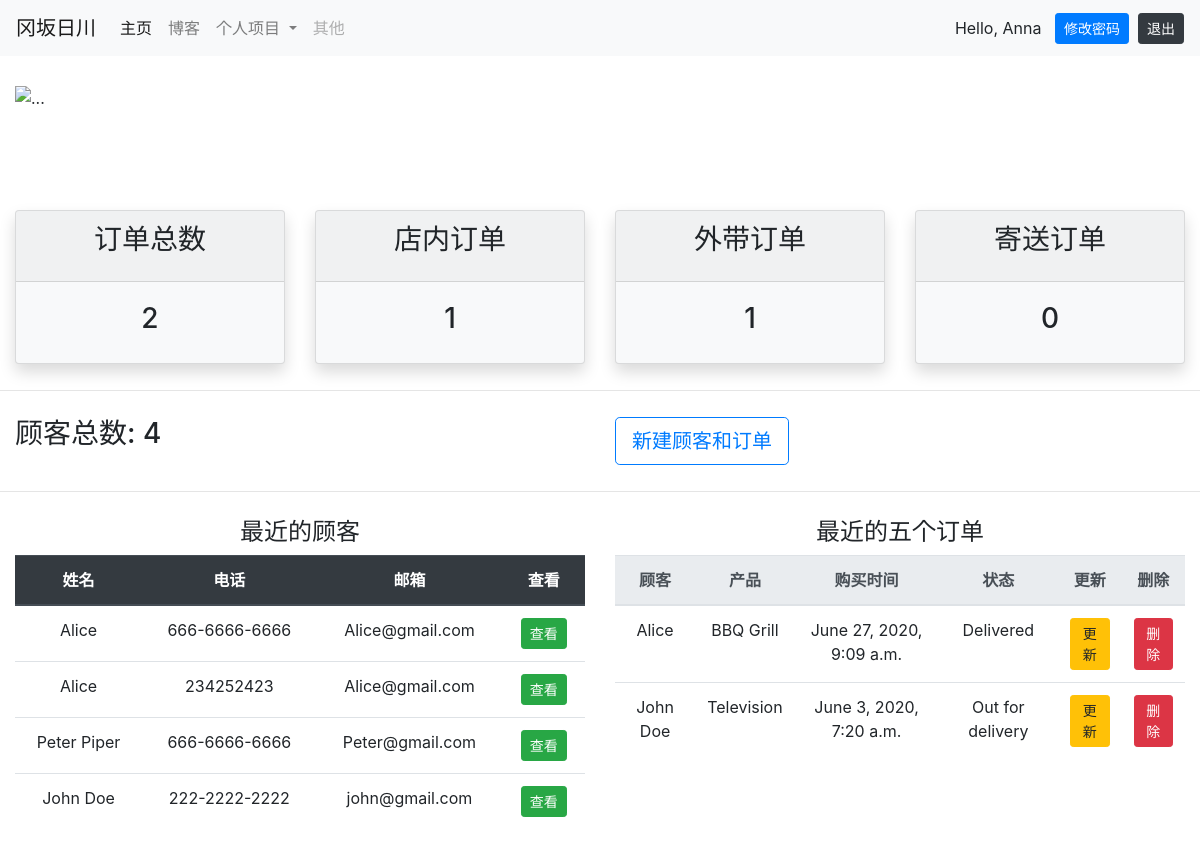
Page / (signed in) on the committed database.
### yuapp/models.py (models this page shows)
class Customer(models.Model):
    name = models.CharField(max_length=30)
    phone = models.CharField(max_length=30)
    email = models.EmailField()
    time_created = models.DateTimeField(auto_now_add=True)
    def __str__(self):
        return self.name

class Order(models.Model):
    STATUS = (
        ('Pending', 'Pending'),
        ('Out for delivery', 'Out for delivery'),
        ('Delivered', 'Delivered')
    )
    customer = models.ForeignKey(Customer, on_delete=models.CASCADE, related_name='c_order')
    product = models.ForeignKey(Product, on_delete=models.CASCADE, related_name='p_order')
    time_created = models.DateTimeField(auto_now_add=True)
    status = models.CharField(max_length=30, choices=STATUS)

class Product(models.Model):
    CATEGORY = (
        ('Indoor', 'Indoor'),
        ('Out door', 'Out door')
    )
    name = models.CharField(max_length=30)
    price = models.CharField(max_length=30)
    category = models.CharField(max_length=30, choices=CATEGORY)
    description = models.TextField(blank=True, null=True)
    time_created = models.DateTimeField(auto_now_add=True)
    def __str__(self):
        return self.name

### yuapp/views.py (the view)
# urls.py: path('', views.homepage, name='homepage'),
@login_required(login_url='login')
def homepage(request):
    customer = Customer.objects.all()
    c_count = customer.count()
    order = Order.objects.all()
    o_count = order.count()
    order_p_count = Order.objects.filter(status='Pending').count()
    order_d_count = Order.objects.filter(status='Delivered').count()
    order_o_count = Order.objects.filter(status='Out for delivery').count()
    c = 0
    last_five = []
    for i in reversed(order):
        if c < 5:
            last_five.append(i)
            c += 1
        else:
            break
    if request.is_ajax and request.POST.get('order_del'):
        del_order_id = request.POST.get('order_del')
        del_order = Order.objects.get(id=del_order_id)
        del_order.delete()
    context = {
        'customer': customer,
        'c_count': c_count,
        'o_count': o_count,
        'order_p_count': order_p_count,
        'order_o_count': order_o_count,
        'order_d_count': order_d_count,
        'last_five': last_five
    }
    return render(request, 'yuapp/home.html', context)

### yuapp/templates/yuapp/home.html (shortened to what this page needs)
{% extends 'yuapp/index.html' %}
{% block content %}
    <div style="height: 30px;"></div>
    <div class="container-fluid">
         <div id="carouselExampleIndicators" class="carousel slide" data-ride="carousel">
  <ol class="carousel-indicators">
    <li data-target="#carouselExampleIndicators" data-slide-to="0" class="active"></li>
    <li data-target="#carouselExampleIndicators" data-slide-to="1"></li>
    <li data-target="#carouselExampleIndicators" data-slide-to="2"></li>
  </ol>
  <div class="carousel-inner">
    <div class="carousel-item active">
      <img src="https://www.scau.edu.cn/_upload/article/images/4f/13/f06c432b49f19ea79a46c0bfae15/3088a158-3b9c-4a6c-9742-88c10d900565.jpg" class="d-block w-100" alt="...">
    </div>
  </div>
  <a class="carousel-control-prev" href="#carouselExampleIndicators" role="button" data-slide="prev">
    <span class="carousel-control-prev-icon" aria-hidden="true"></span>
  </a>
  <a class="carousel-control-next" href="#carouselExampleIndicators" role="button" data-slide="next">
    <span class="carousel-control-next-icon" aria-hidden="true"></span>
  </a>
</div>
        <div style="height: 100px;"></div>
        <div class="row">
            <div class="col-md-3">
                <div class="card bg-light shadow text-center">
                    <div class="card-header">
                        <h3 class="card-title">订单总数</h3>
                    </div>
                    <div class="card-body">
                        <h3>{{ o_count }}</h3>
                    </div>
                </div>
            </div>
            <div class="col-md-3">
                <div class="card bg-light shadow text-center">
                    <div class="card-header">
                        <h3 class="card-title">店内订单</h3>
                    </div>
                    <div class="card-body">
                        <h3>{{ order_d_count }}</h3>
                    </div>
                </div>
            </div>
            <div class="col-md-3">
                <div class="card bg-light shadow text-center">
                    <div class="card-header">
                        <h3 class="card-title">外带订单</h3>
                    </div>
                    <div class="card-body">
                        <h3>{{ order_o_count }}</h3>
                    </div>
                </div>
            </div>
            <div class="col-md-3">
                <div class="card bg-light shadow text-center">
                    <div class="card-header">
                        <h3 class="card-title">寄送订单</h3>
                    </div>
                    <div class="card-body">
                        <h3>{{ order_p_count }}</h3>
                    </div>
                </div>
            </div>
        </div>
    </div>
    <div style="height: 10px;"></div>
    <hr>
    <div style="height: 10px;"></div>
    <div class="container-fluid">
        <div class="row">
            <div class="col-md-6">
                <h3>顾客总数: {{ c_count }}</h3>
            </div>
            <div class="col-md-6">
                <a href="{% url 'create' %}" class="btn btn-lg btn-outline-primary">新建顾客和订单</a>
            </div>
        </div>
    </div>
    <div style="height: 10px;"></div>
    <hr>
    <div style="height: 10px;"></div>
    <div class="container-fluid">
        <div class="row">
            <div class="col-md-6 text-center">
                <h4>最近的顾客</h4>
                <table class="table">
                    <thead class="thead-dark">
                        <tr>
                            <th scope="col">姓名</th>
                            <th scope="col">电话</th>
                            <th scope="col">邮箱</th>
                            <th scope="col">查看</th>
                        </tr>
                    </thead>
                    <tbody>
                        {% for i in customer reversed %}
                            <tr>
                                <td>{{ i.name }}</td>
                                <td>{{ i.phone }}</td>
                                <td>{{ i.email }}</td>
                                <td>
                                    <a href="" class="btn btn-sm btn-success">查看</a>
                                </td>
                            </tr>
                        {% endfor %}
                    </tbody>
                </table>
            </div>
            <div class="col-md-6 text-center">
                <h4>最近的五个订单</h4>
                <table class="table">
                    <thead class="thead-light">
                        <tr>
                            <th scope="col">顾客</th>
                            <th scope="col">产品</th>
                            <th scope="col">购买时间</th>
                            <th scope="col">状态</th>
                            <th scope="col">更新</th>
                            <th scope="col">删除</th>
                        </tr>
                    </thead>
                    <tbody>
                        {% for j in last_five %}
                            <tr>
                                <td>{{ j.customer }}</td>
                                <td>{{ j.product }}</td>
                                <td>{{ j.time_created }}</td>
                                <td>{{ j.status }}</td>
                                <td>
                                    <a href="{% url 'updateorder' j.id %}" class="btn btn-sm btn-warning">更新</a>
                                </td>
                                <td>
                                    <button type="button" id="{{ j.id }}-del" class="btn btn-sm btn-danger">删除</button>
                                </td>
                            </tr>
                        {% endfor %}
                    </tbody>
                </table>
            </div>
        </div>
    </div>
{% endblock %}

### yuapp/templates/yuapp/index.html (shortened to what this page needs)
{% load static %}
<!doctype html>
<html lang="en">
<head>
    <link rel="stylesheet" href="https://stackpath.bootstrapcdn.com/bootstrap/4.5.0/css/bootstrap.min.css">
</head>
<body>
    {% include 'yuapp/navbar.html' %}
    {% block content %}
    {% endblock %}
</body>
</html>

### yuapp/templates/yuapp/navbar.html (shortened to what this page needs)
<nav class="navbar navbar-expand-lg navbar-light bg-light">
  <a class="navbar-brand" href="#">冈坂日川</a>
  <div class="collapse navbar-collapse" id="navbarSupportedContent">
    <ul class="navbar-nav mr-auto">
      <li class="nav-item active">
        <a class="nav-link" href="#">主页 <span class="sr-only">(current)</span></a>
      </li>
      <li class="nav-item">
        <a class="nav-link" href="#">博客</a>
      </li>
      <li class="nav-item dropdown">
        <a class="nav-link dropdown-toggle" href="#" id="navbarDropdown" role="button" data-toggle="dropdown" aria-haspopup="true" aria-expanded="false">
          个人项目
        </a>
      </li>
      <li class="nav-item">
        <a class="nav-link disabled" href="#" tabindex="-1" aria-disabled="true">其他</a>
      </li>
    </ul>
      {% if request.user.is_authenticated %}
          Hello, {{ request.user }}
          <a href="{% url 'modifypwd' %}" class="btn btn-sm btn-primary">修改密码</a>
          <a href="{% url 'logout' %}" class="btn btn-sm btn-dark">退出</a>
      {% else %}
          Hello, 请登录！
          <a href="{% url 'login' %}" class="btn btn-sm btn-info">登录</a>
          &nbsp;&nbsp;
          <a href="{% url 'register' %}" class="btn btn-sm btn-info">注册</a>
      {% endif %}
  </div>
</nav>

### rows in the picture
Customer: name "Alice", phone "666-6666-6666", email "Alice@gmail.com"
Customer: name "Alice", phone "234252423", email "Alice@gmail.com"
Customer: name "Peter Piper", phone "666-6666-6666", email "Peter@gmail.com"
Customer: name "John Doe", phone "222-2222-2222", email "john@gmail.com"
Order: customer "Alice", product "BBQ Grill", time_created "June 27, 2020, 9:09 a.m.", status "Delivered"
Order: customer "John Doe", product "Television", time_created "June 3, 2020, 7:20 a.m.", status "Out for delivery"

### other values in the picture
{{ request.user }} "Anna"
{{ o_count }} "2"
{{ order_d_count }} "1"
{{ order_o_count }} "1"
{{ order_p_count }} "0"
{{ c_count }} "4"
